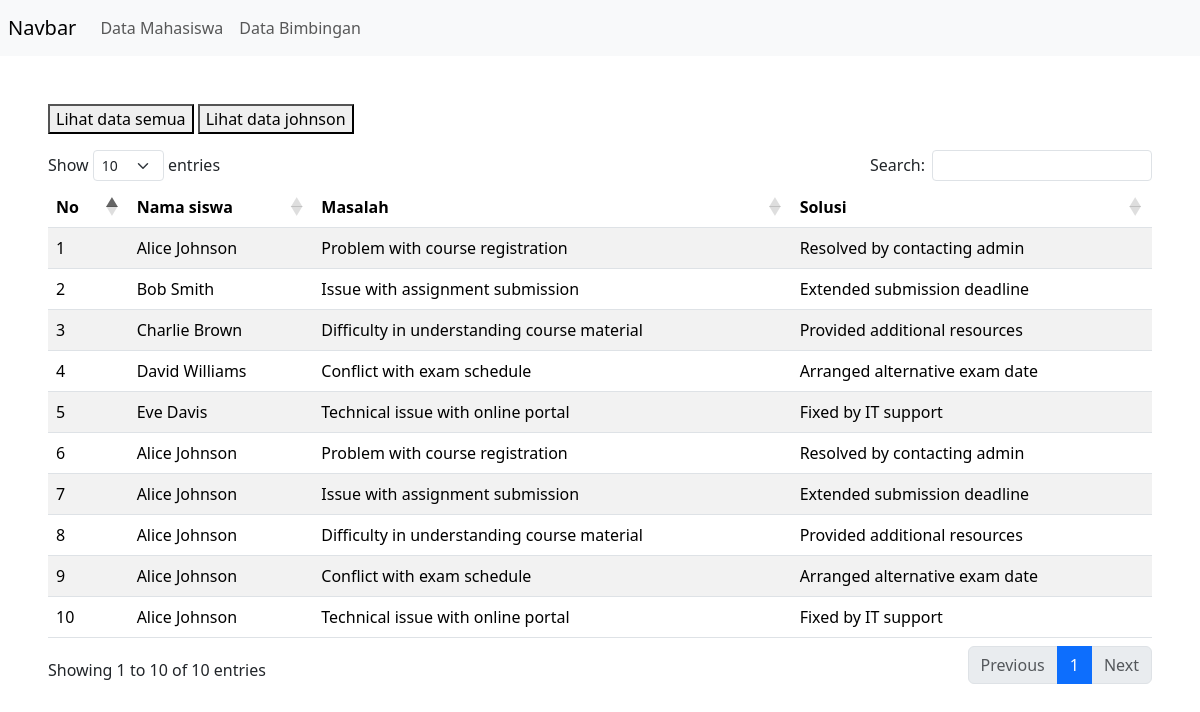
Page /guidance/index.php on the committed database.
### tables this page shows
CREATE TABLE `guidance` (
  `id_guidance` int NOT NULL,
  `id_student` int DEFAULT NULL,
  `problem` text,
  `solution` text
);

CREATE TABLE `students` (
  `id_student` int NOT NULL,
  `id_class` int DEFAULT NULL,
  `student_number` char(50) DEFAULT NULL,
  `name` varchar(255) DEFAULT NULL,
  `phone_number` varchar(50) DEFAULT NULL,
  `address` text,
  `id_user` int DEFAULT NULL,
  `signature` varchar(50) DEFAULT NULL
);

### config/Database.php (called while the page is built, shortened)
<?php
class Database {
   public function __construct(){
      $this->host = 'localhost';
      $this->username = 'root';
      $this->password = '';
      $this->db = 'tugas2';
      $this->conn = new mysqli($this->host, $this->username, $this->password, $this->db) ;
   }
}

### guidance/Guidance.php (called while the page is built)
<?php
require_once '../config/Database.php';
class Guidance extends Database{
   public function showData(){
      $data = $this->conn->query("SELECT guidance.*, students.name
      FROM guidance
      INNER JOIN students ON students.id_student = guidance.id_student") or die($this->conn->error);
      return $data;
   }
}

### guidance/index.php (the view, shortened to what this page needs)
<?php
require_once 'Guidance.php';
 $guidance= new Guidance();
 $guidance_data = $guidance->showData();
 require_once '../component/header.php';
?>
<body>
   <?php require_once '../component/navbar.php' ?>
   <div class="m-5">
    <p>
      <button id="all">Lihat data semua</button>
      <button id="johnson">Lihat data johnson</button>
    </p>
     <table id="myTable" class="table table-striped">
        <thead>
            <tr>
               <th>No</th>
               <th>Nama siswa</th>
               <th>Masalah</th>
               <th>Solusi</th>
            </tr>
         </thead>
         <tbody class="semua">
            <?php $i=1; foreach($guidance_data as $data) : ?>
            <tr>
               <td><?= $i++?></td>
               <td><?= $data['name'] ?></td>
               <td><?= $data['problem'] ?></td>
               <td><?= $data['solution'] ?></td>
            </tr>
            <?php endforeach?>
         </tbody>
     </table>
   </div>
<?php
require_once '../component/footer.php';
?>

### component/header.php (shortened to what this page needs)
<!DOCTYPE html>
<html lang="en">
<head>
   <link rel="stylesheet" href="https://cdnjs.cloudflare.com/ajax/libs/twitter-bootstrap/5.3.0/css/bootstrap.min.css">
   <link href="https://cdn.jsdelivr.net/npm/bootstrap@5.3.3/dist/css/bootstrap.min.css" rel="stylesheet">
   <link rel="stylesheet" href="https://cdn.datatables.net/2.1.4/css/dataTables.bootstrap5.css">
</head>

### component/navbar.php (shortened to what this page needs)
<nav class="navbar navbar-expand-lg navbar-light bg-light mb-5 p-2">
  <a class="navbar-brand" href="#">Navbar</a>
  <div class="collapse navbar-collapse" id="navbarNav">
    <ul class="navbar-nav">
      <li class="nav-item">
        <a class="nav-link" href="../student">Data Mahasiswa</a>
      </li>
      <li class="nav-item">
        <a class="nav-link" href="../guidance">Data Bimbingan</a>
      </li>
    </ul>
  </div>
</nav>

### component/footer.php (shortened to what this page needs)
   <link rel="stylesheet" type="text/css" href="https://cdn.datatables.net/1.11.5/css/dataTables.bootstrap5.min.css">
</body>
</html>

### rows in the picture
guidance: id_student.name "Alice Johnson", problem "Problem with course registration", solution "Resolved by contacting admin"
guidance: id_student.name "Bob Smith", problem "Issue with assignment submission", solution "Extended submission deadline"
guidance: id_student.name "Charlie Brown", problem "Difficulty in understanding course material", solution "Provided additional resources"
guidance: id_student.name "David Williams", problem "Conflict with exam schedule", solution "Arranged alternative exam date"
guidance: id_student.name "Eve Davis", problem "Technical issue with online portal", solution "Fixed by IT support"
guidance: id_student.name "Alice Johnson", problem "Problem with course registration", solution "Resolved by contacting admin"
guidance: id_student.name "Alice Johnson", problem "Issue with assignment submission", solution "Extended submission deadline"
guidance: id_student.name "Alice Johnson", problem "Difficulty in understanding course material", solution "Provided additional resources"
guidance: id_student.name "Alice Johnson", problem "Conflict with exam schedule", solution "Arranged alternative exam date"
guidance: id_student.name "Alice Johnson", problem "Technical issue with online portal", solution "Fixed by IT support"
